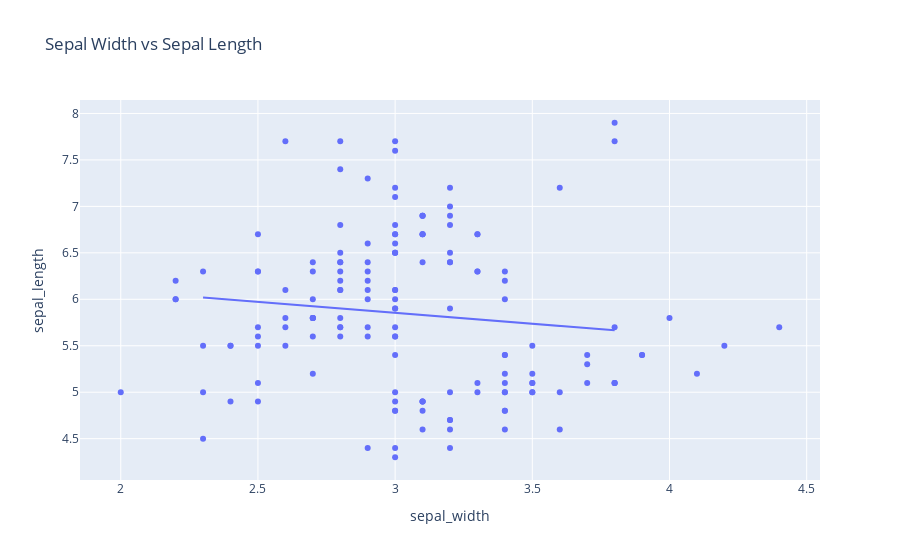

This figure's notebook cell:
### Code cell
# Visualize the relationship between sepal width and sepal length with the regression line in red , using plotly    
import plotly.express as px

fig = px.scatter(iris, x='sepal_width', y='sepal_length', title='Sepal Width vs Sepal Length')
fig.add_traces(px.line(x=X_test['sepal_width'], y=y_pred).data)

fig.show()

### Figure 1 — Plotly figure (JSON) as saved in the notebook; plotly's stock layout.template omitted (floating-point values rounded to 4 significant figures; data arrays with more than 128 entries replaced by an {"elided": "..."} marker saying what was removed)
{"data": [{"hovertemplate": "sepal_width=%{x}<br>sepal_length=%{y}<extra></extra>", "legendgroup": "", "marker": {"color": "#636efa", "symbol": "circle"}, "mode": "markers", "name": "", "orientation": "v", "showlegend": false, "type": "scatter", "x": {"elided": "150 float values"}, "xaxis": "x", "y": {"elided": "150 float values"}, "yaxis": "y"}, {"hovertemplate": "x=%{x}<br>y=%{y}<extra></extra>", "legendgroup": "", "line": {"color": "#636efa", "dash": "solid"}, "marker": {"symbol": "circle"}, "mode": "lines", "name": "", "orientation": "v", "showlegend": false, "type": "scatter", "x": [3.2, 2.9, 2.5, 3.5, 3.8, 3.1, 3.1, 3.4, 3.4, 2.9, 3.2, 3.1, 2.7, 2.8, 2.5, 3.2, 3.2, 2.8, 2.4, 2.3, 3.8, 2.5, 3.1, 3.3, 3, 3.7, 2.5, 2.3, 2.9, 3.5, 3, 2.9, 3.2, 3.2, 3, 3.8, 3.1, 3.6], "xaxis": "x", "y": [5.807, 5.877, 5.972, 5.736, 5.666, 5.83, 5.83, 5.76, 5.76, 5.877, 5.807, 5.83, 5.924, 5.901, 5.972, 5.807, 5.807, 5.901, 5.995, 6.019, 5.666, 5.972, 5.83, 5.783, 5.854, 5.689, 5.972, 6.019, 5.877, 5.736, 5.854, 5.877, 5.807, 5.807, 5.854, 5.666, 5.83, 5.713], "yaxis": "y"}], "layout": {"legend": {"tracegroupgap": 0}, "title": {"text": "Sepal Width vs Sepal Length"}, "xaxis": {"anchor": "y", "domain": [0, 1], "title": {"text": "sepal_width"}}, "yaxis": {"anchor": "x", "domain": [0, 1], "title": {"text": "sepal_length"}}}}
